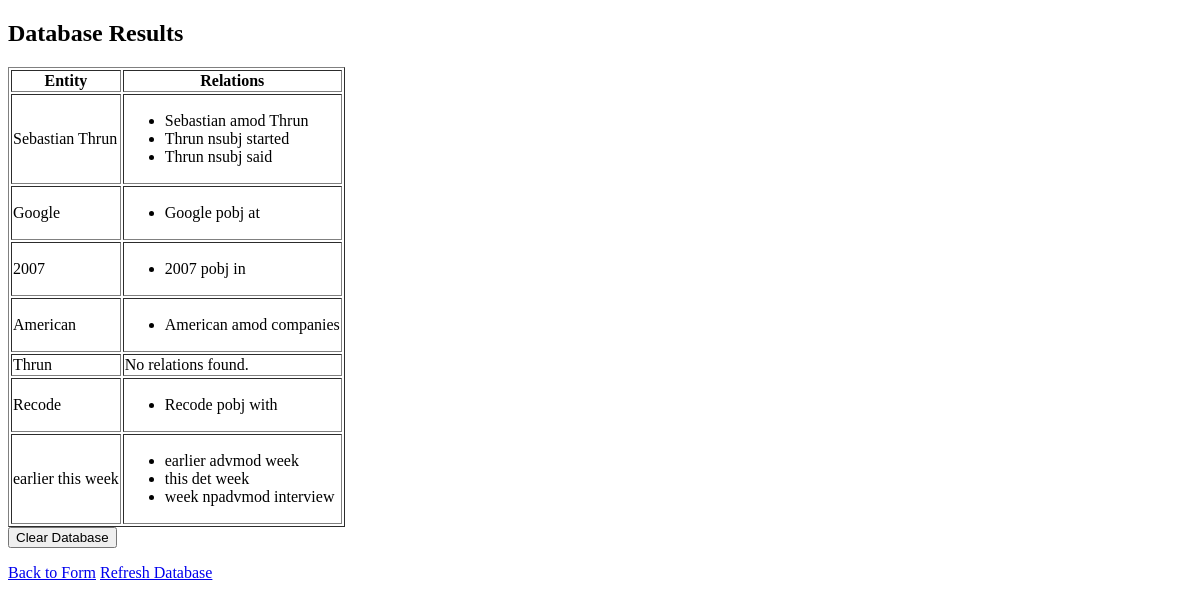
The page /database on the database its author committed.
### app_flask.py (models this page shows)
class Entity(db.Model):
    id = db.Column(db.Integer, primary_key=True)
    text = db.Column(db.String(100))
    relations = db.relationship('Relation', backref='entity', lazy=True)

class Relation(db.Model):
    id = db.Column(db.Integer, primary_key=True)
    relation_text = db.Column(db.String(100))
    entity_id = db.Column(db.Integer, db.ForeignKey('entity.id'), nullable=False)

### app_flask.py (the view)
@app.route('/database')
def database():
    entities = Entity.query.all()
    return render_template('database.html', entities=entities)

### templates/database.html (shortened to what this page needs)
<!DOCTYPE html>
<html lang="en">
<head>
    <link rel="stylesheet" href="{{ url_for('static', filename='css/main.css') }}" />
</head>
<body>
    <h2>Database Results</h2>
    <table border="1">
        <tr>
            <th>Entity</th>
            <th>Relations</th>
        </tr>
        {% for entity in entities %}
        <tr>
            <td>{{ entity.text }}</td>
            <td>
                {% if entity.relations %}
                <ul>
                    {% for relation in entity.relations %}
                    <li>{{ relation.relation_text }}</li>
                    {% endfor %}
                </ul>
                {% else %}
                No relations found.
                {% endif %}
            </td>
        </tr>
        {% endfor %}
    </table>
    <form method="POST" action="{{ url_for('clear_database') }}">
        <input type="submit" value="Clear Database" onclick="return confirm('Are you sure you want to clear the database?');">
    </form>
    <p>
        <a href="{{ url_for('index') }}" class="btn">Back to Form</a>
        <a href="{{ url_for('database') }}" class="btn">Refresh Database</a>
    </p>
</body>
</html>

### rows shown on the page
Entity: text "Sebastian Thrun"
Relation: relation_text "Sebastian amod Thrun"
Relation: relation_text "Thrun nsubj started"
Relation: relation_text "Thrun nsubj said"
Entity: text "Google"
Relation: relation_text "Google pobj at"
Entity: text "2007"
Relation: relation_text "2007 pobj in"
Entity: text "American"
Relation: relation_text "American amod companies"
Entity: text "Thrun", shows "No relations found."
Entity: text "Recode"
Relation: relation_text "Recode pobj with"
Entity: text "earlier this week"
Relation: relation_text "earlier advmod week"
Relation: relation_text "this det week"
Relation: relation_text "week npadvmod interview"
